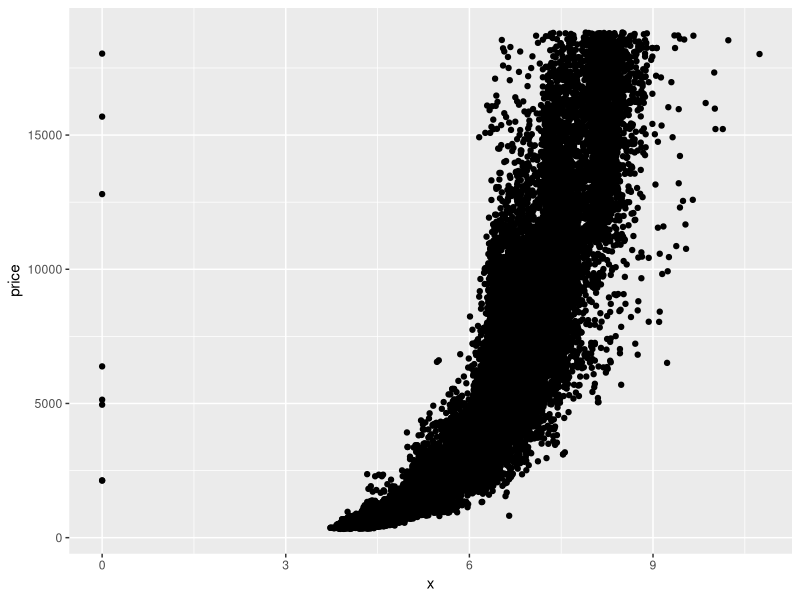
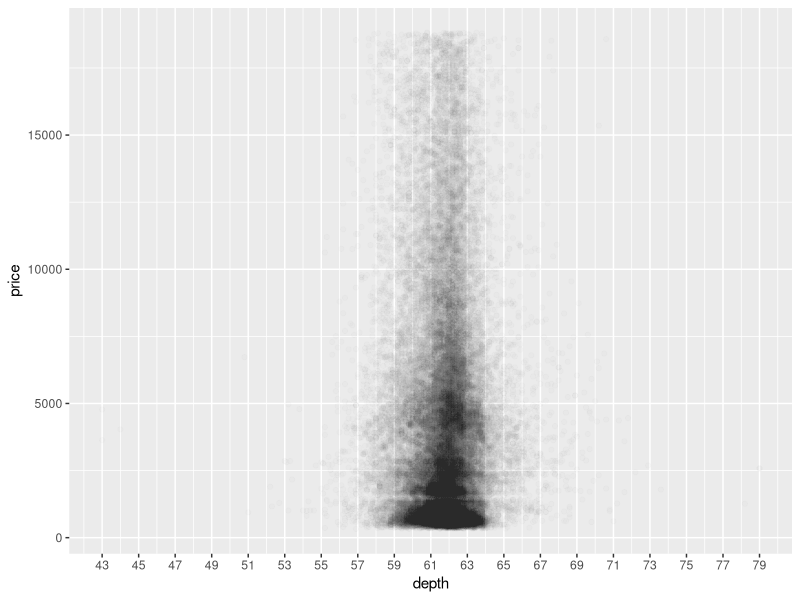
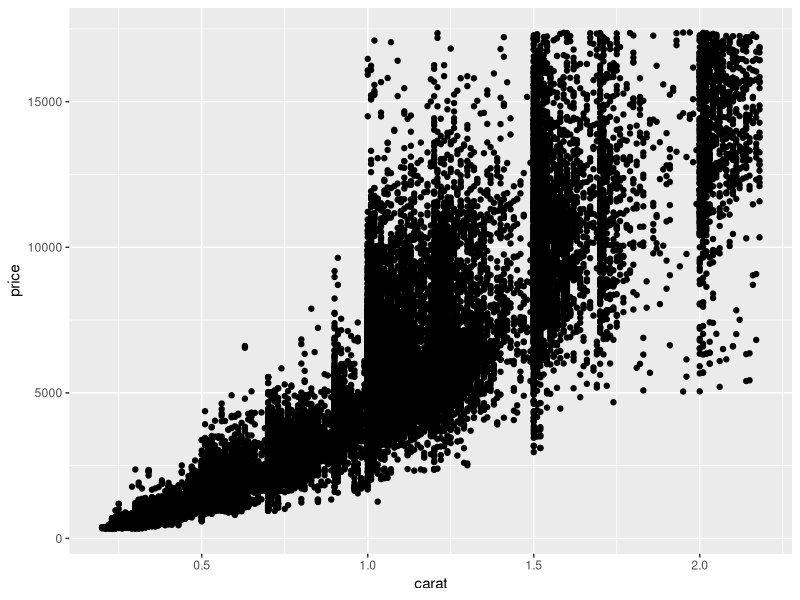
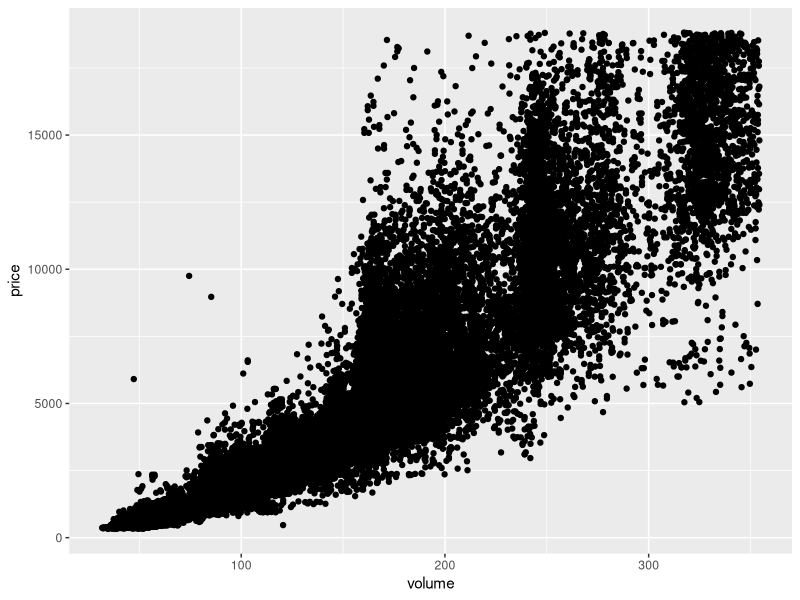
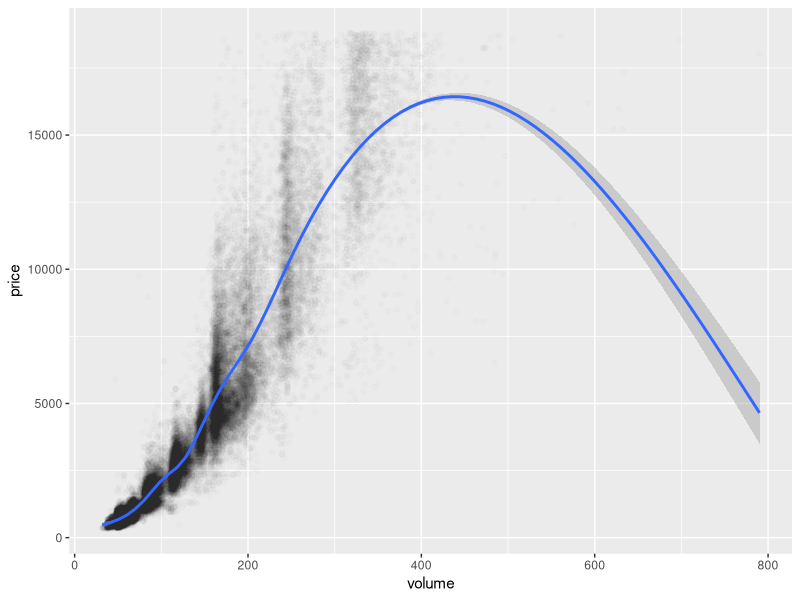
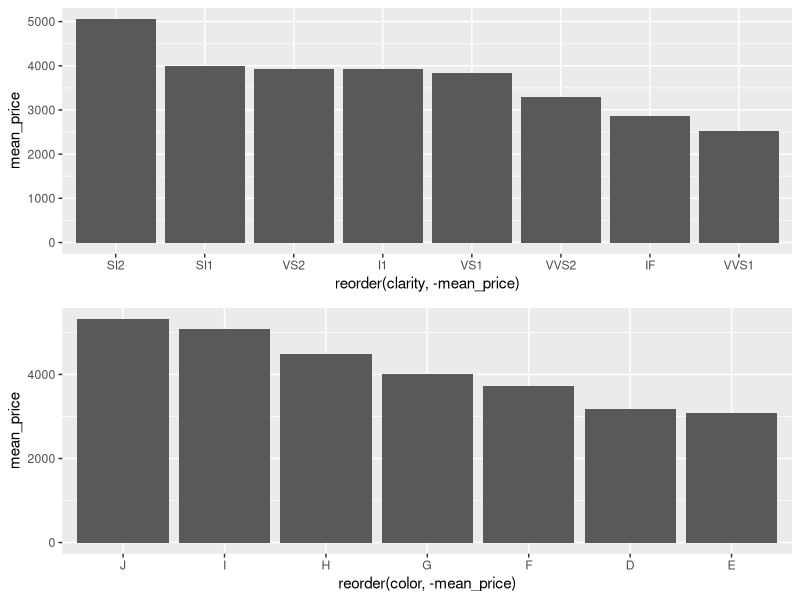

R code for these plots, in order:

library(ggplot2)

data(diamonds)

str(diamonds)

ggplot(aes(x = x, y = price), data = diamonds) +
  geom_point()

with(diamonds, cor.test(x, price, method = 'pearson'))

with(diamonds, cor.test(y, price, method = 'pearson'))

with(diamonds, cor.test(z, price, method = 'pearson'))



ggplot(aes(x = depth, y = price), data = diamonds) +
  geom_point(alpha = 1/100)+
  scale_x_continuous(breaks = seq(43,79,2))

summary(diamonds$depth)

with(diamonds, cor.test(depth, price, method = 'pearson'))

ggplot(aes(x = carat, y = price), data = diamonds) +
  geom_point() +
  scale_x_continuous(limits = c(min(diamonds$carat[diamonds$carat > 0]), quantile(diamonds$carat, 0.99)))+
  scale_y_continuous(limits = c(min(diamonds$price[diamonds$price > 0]), quantile(diamonds$price, 0.99)))

diamonds$volume <- diamonds$x * diamonds$y * diamonds$z

ggplot(aes(x = volume, y = price), data = diamonds)+
  geom_point()+
  scale_x_continuous(limits = c(min(diamonds$volume[diamonds$volume > 0]), quantile(diamonds$volume, 0.99)))

diamonds_volume <- subset(diamonds, volume !=0 & volume < 800)

with(diamonds_volume, cor.test(volume, price, method = 'pearson'))

ggplot(aes(x = volume, y = price), data = diamonds_volume)+
  geom_point(alpha = 1/100)+
  geom_smooth()

summary(diamonds_volume$volume)
                       
library(dplyr)
diamondsByClarity <- diamonds %>% group_by(clarity) %>% summarise(mean_price = mean(price),
                                                                  median_price = median(price),
                                                                  min_price = min(price),
                                                                  max_price = max(price),
                                                                  n = n())

head(diamondsByClarity)
library(dplyr)
library(gridExtra)

diamonds_by_clarity <- group_by(diamonds, clarity)
diamonds_mp_by_clarity <- summarise(diamonds_by_clarity, mean_price = mean(price))
diamonds_by_color <- group_by(diamonds, color)
diamonds_mp_by_color <- summarise(diamonds_by_color, mean_price = mean(price))

p1 <- ggplot(aes(x = reorder(clarity, -mean_price), y = mean_price), data = diamonds_mp_by_clarity)+
  geom_col()
p2 <- ggplot(aes(x = reorder(color, -mean_price), y = mean_price), data = diamonds_mp_by_color)+
  geom_col()
grid.arrange(p1,p2,ncol =1)

?geom_bar
?reorder
diamonds_mp_by_clarity <- arrange(diamonds_mp_by_clarity, desc(mean_price))






